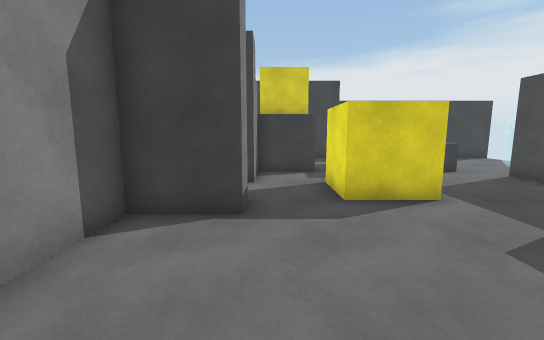
[1] (above)

13 first-person views from a walk through a scene from a Unity 3-D project. The camera is 1.4 m above the floor, tilts 8° down and sees 90° across. The floor is counted in squares, 1 m on a side. Each view is taken from the middle of a square. On the plan, view 1 faces up. The plan holds only what a view shows up to about 13 squares ahead; the rest is blank. The place goes on beyond the plan. The player character is not drawn.

[2]
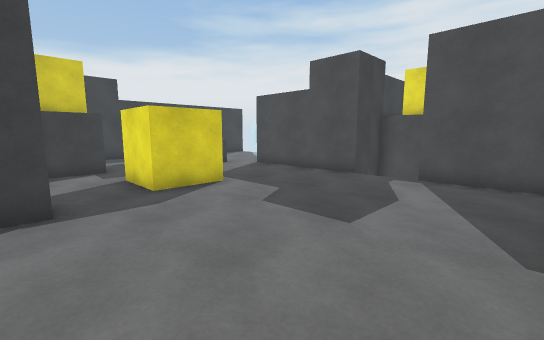

[3]
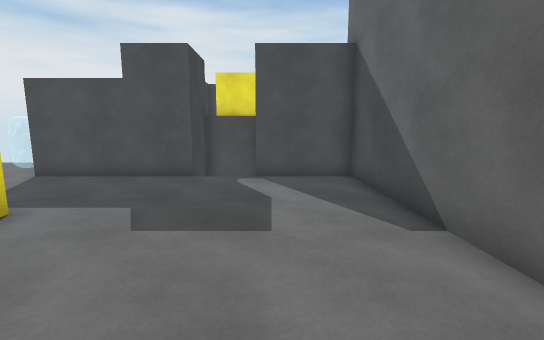

[4]
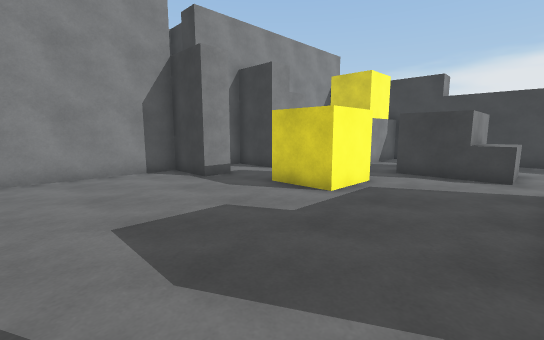

[5]
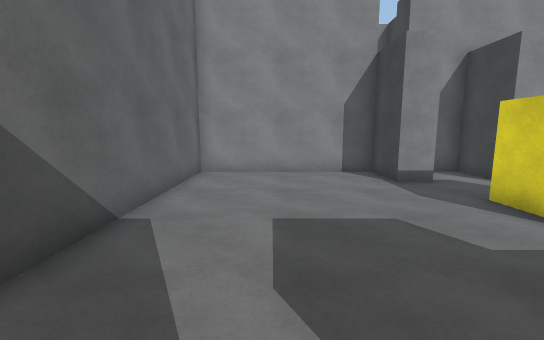

[6]
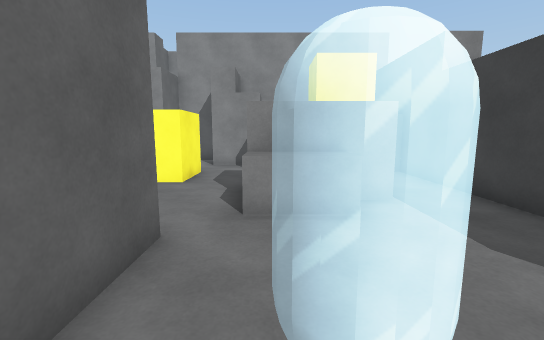

[7]
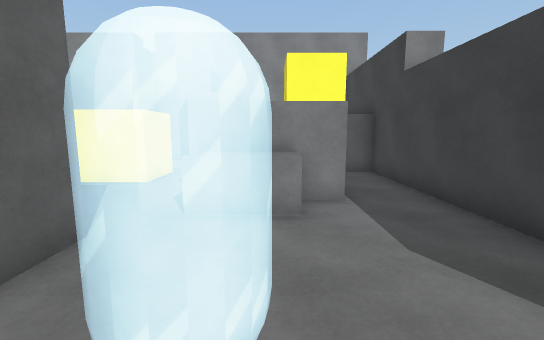

[8]
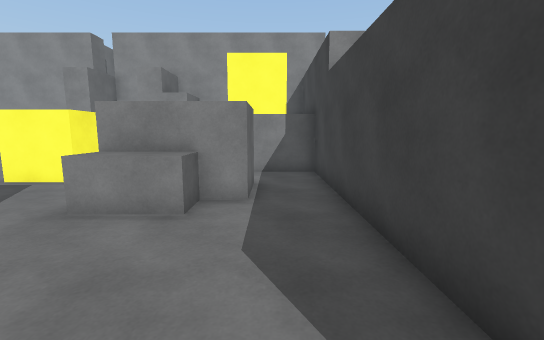

[9]
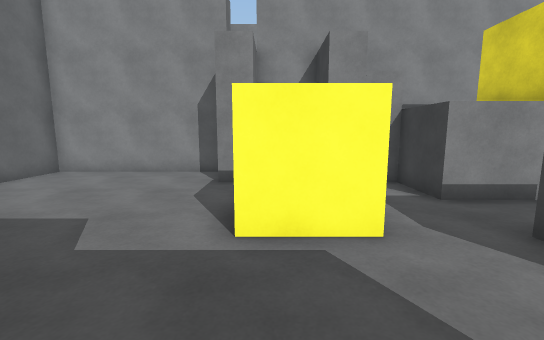

[10]
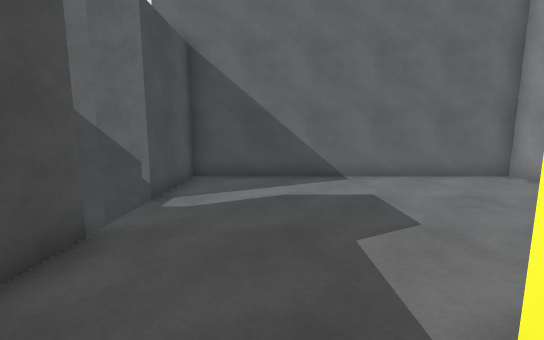

[11]
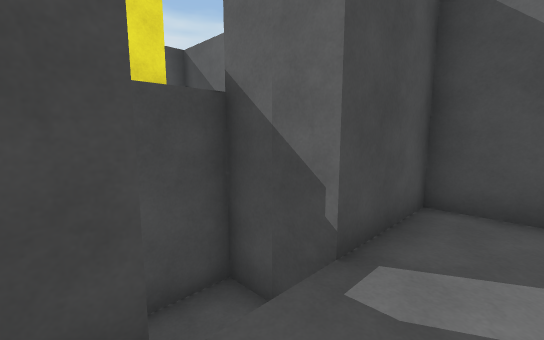

[12]
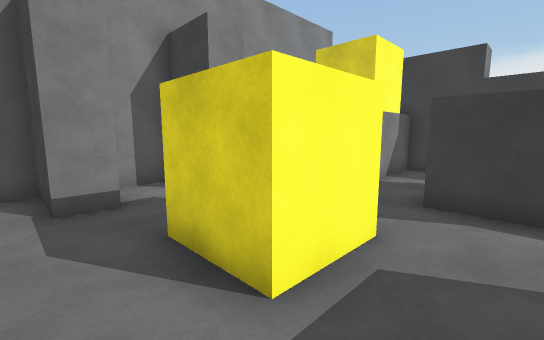

[13]
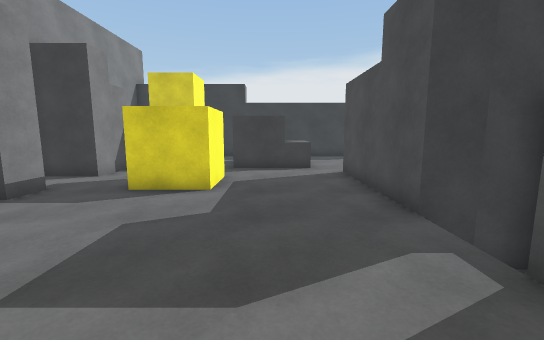

### Floor plan
Key: @ floor where view 1 was taken; # wall or solid block; . floor; ^ raised ledge; v drop or lower ground; C yellow cube.
Columns run from 3 left of view 1 to 11 right of it. Each row starts with its distance up from view 1.
 15     ##########
 14     #........
 13    CC..........
 12    CC..##......
 11     #..##^..  .
 10   ###..##^..  .
  9   #..........
  8 ###........###
  7 #....CC....#
  6 #....CC....#
  5 ###........#
  4 #..........###
  3 #..........vv#
  2 #.......... v#
  1 #..........###
  0 #..@.......#
 -1 #..........#
 -2 ############

Positions as (right, up) in squares from view 1, and headings:
1: (0, 0), facing up
2: (-1, -1), facing up-right
3: (-1, 1), facing right
4: (7, 0), facing up-left
5: (7, 1), facing left
6: (11, 10), facing left
7: (11, 11), facing left
8: (11, 13), facing left
9: (7, 6), facing left
10: (5, 7), facing down
11: (6, 4), facing down-right
12: (5, 4), facing up-left
13: (5, -1), facing up
